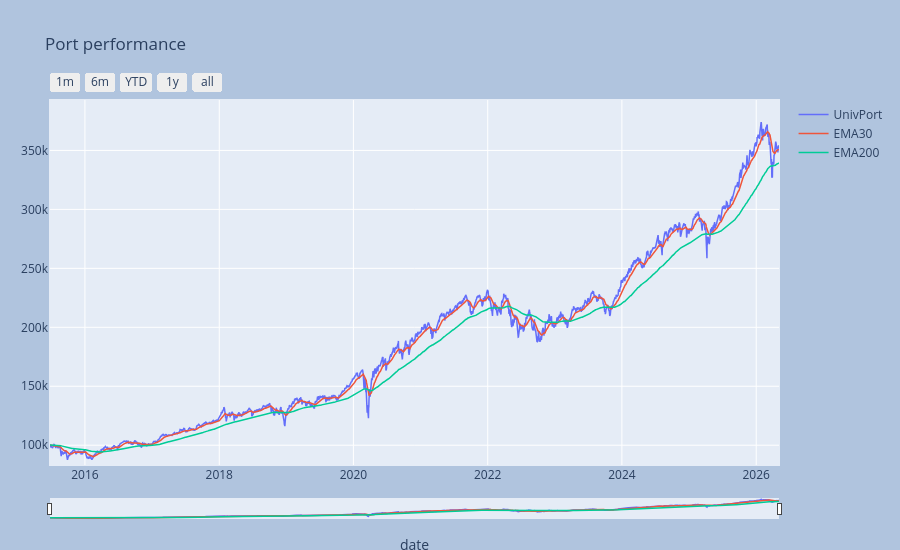

Notebook source saved alongside this figure:
### Markdown cell above
### Portfolio performance view

### Code cell
_ = p4.port_view(fancy=True)

### Figure 1 — Plotly figure (JSON) as saved in the notebook; plotly's stock layout.template omitted (floating-point values rounded to 4 significant figures; data arrays with more than 128 entries replaced by an {"elided": "..."} marker saying what was removed)
{"data": [{"line": {"width": 1.5}, "name": "UnivPort", "type": "scatter", "x": {"elided": "2731 str values"}, "y": {"elided": "2731 float values"}}, {"line": {"width": 1.5}, "name": "EMA30", "type": "scatter", "x": {"elided": "2731 str values"}, "y": {"elided": "2731 float values"}}, {"line": {"width": 1.5}, "name": "EMA200", "type": "scatter", "x": {"elided": "2731 str values"}, "y": {"elided": "2731 float values"}}], "layout": {"autosize": false, "height": 550, "margin": {"b": 25, "l": 50, "pad": 1, "r": 50, "t": 100}, "paper_bgcolor": "LightSteelBlue", "title": {"text": "Port performance"}, "width": 900, "xaxis": {"autorange": false, "fixedrange": false, "range": ["2015-06-25T00:00:00", "2026-05-05T00:00:00"], "rangeselector": {"buttons": [{"count": 1, "label": "1m", "step": "month", "stepmode": "backward"}, {"count": 6, "label": "6m", "step": "month", "stepmode": "backward"}, {"count": 1, "label": "YTD", "step": "year", "stepmode": "todate"}, {"count": 1, "label": "1y", "step": "year", "stepmode": "backward"}, {"step": "all"}]}, "rangeslider": {"thickness": 0.05, "visible": true}, "title": {"text": "date"}, "type": "date"}, "yaxis": {"autorange": false, "fixedrange": false, "range": [83220.0, 392800.0], "title": {}}}}
